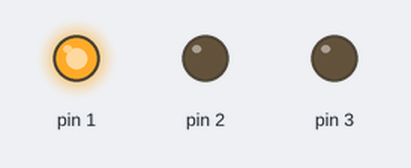
Recording of a sketch running on a simulated Arduino Nano, built with avr-gcc and run on an emulated ATmega328P. Shown: output pins drawn as LEDs (lit = HIGH).

Above: at 5.0 s.
At 11.5 s:
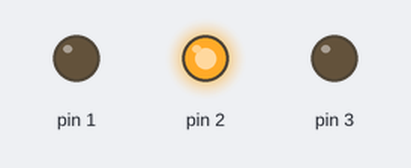
At 18.0 s:
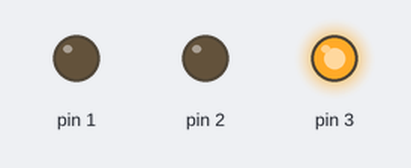
Timing chart, 0 to 29.9 s (numbered marks = the images above):
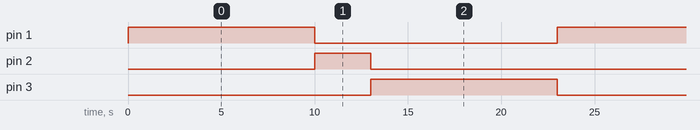

The sketch:

Traffic_Signal.ino
```cpp
/*
 * Traffic signal project 1.0
 * Arduino day 2017
 * Parmg.org Group
 *
 * Requirements
 * 1. Breadboard
 * 2. Arduino Nano v3
 * 3. LEDs
 * 4. Cables
 *
 * Instructions
 * 1. Install Arduino on the Breadboard
 * 2. Connect Arduino GND to Breadboard Minus line
 * 3. Connect Arduino D1 to long leg in Green LED (Green signal)
 * 4. Connect Arduino D2 to long leg in Yallow LED (Yallow signal)
 * 5. Connect Arduino D3 to long leg in RED LED (RED signal)
 * 6. Connect All LEDs short leg to  Breadboard Minus line
 *
 */


void setup() {
  // LEDs pins
  pinMode(1,OUTPUT);
  pinMode(2,OUTPUT);
  pinMode(3,OUTPUT);
}

void loop() {

  // Start Green signal
  digitalWrite(2,LOW);
  digitalWrite(3,LOW);
  digitalWrite(1,HIGH);
  // wait 10s
  delay(10000);

  // Start Yallow signal
  digitalWrite(1,LOW);
  digitalWrite(3,LOW);
  digitalWrite(2,HIGH);
  // wait 3s
  delay(3000);

  // Start RED signal
  digitalWrite(1,LOW);
  digitalWrite(2,LOW);
  digitalWrite(3,HIGH);
  // wait 10s
  delay(10000);

}
```

Measured:
- by itself, pin 1, pin 3: alternates HIGH for 10.0 s and LOW for 13.0 s
- by itself, pin 2: alternates HIGH for 3.0 s and LOW for 20.0 s
- by itself, everything shown: repeats every 23.0 s, in 3 steps
